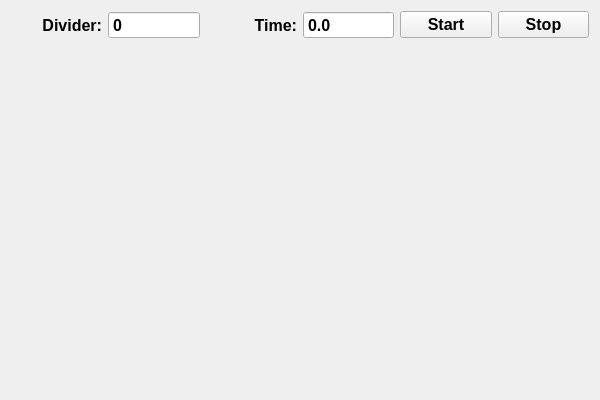
<?xml version="1.0" encoding="UTF-8"?>
<ui version="4.0">
 <class>EEGBlinkerClass</class>
 <widget class="QMainWindow" name="EEGBlinkerClass">
  <property name="geometry">
   <rect>
    <x>0</x>
    <y>0</y>
    <width>600</width>
    <height>400</height>
   </rect>
  </property>
  <property name="windowTitle">
   <string>EEGBlinker</string>
  </property>
  <widget class="QWidget" name="centralWidget">
   <layout class="QVBoxLayout" name="verticalLayout">
    <item>
     <layout class="QGridLayout" name="gridLayout">
      <item row="0" column="3">
       <widget class="QDoubleSpinBox" name="m_SBTime">
        <property name="font">
         <font>
          <pointsize>12</pointsize>
          <weight>75</weight>
          <bold>true</bold>
         </font>
        </property>
        <property name="toolTip">
         <string>&lt;html&gt;&lt;head/&gt;&lt;body&gt;&lt;p&gt;Define here time of blinking&lt;/p&gt;&lt;/body&gt;&lt;/html&gt;</string>
        </property>
        <property name="buttonSymbols">
         <enum>QAbstractSpinBox::NoButtons</enum>
        </property>
        <property name="decimals">
         <number>1</number>
        </property>
       </widget>
      </item>
      <item row="0" column="4">
       <widget class="QPushButton" name="m_BStart">
        <property name="font">
         <font>
          <pointsize>12</pointsize>
          <weight>75</weight>
          <bold>true</bold>
         </font>
        </property>
        <property name="toolTip">
         <string>&lt;html&gt;&lt;head/&gt;&lt;body&gt;&lt;p&gt;Press this Button to start blinking for specified time&lt;/p&gt;&lt;/body&gt;&lt;/html&gt;</string>
        </property>
        <property name="text">
         <string>Start</string>
        </property>
       </widget>
      </item>
      <item row="0" column="5">
       <widget class="QPushButton" name="m_BStop">
        <property name="font">
         <font>
          <pointsize>12</pointsize>
          <weight>75</weight>
          <bold>true</bold>
         </font>
        </property>
        <property name="toolTip">
         <string>&lt;html&gt;&lt;head/&gt;&lt;body&gt;&lt;p&gt;Press this button to stop blinking&lt;/p&gt;&lt;/body&gt;&lt;/html&gt;</string>
        </property>
        <property name="text">
         <string>Stop</string>
        </property>
       </widget>
      </item>
      <item row="0" column="2">
       <widget class="QLabel" name="m_LTime">
        <property name="font">
         <font>
          <pointsize>12</pointsize>
          <weight>75</weight>
          <bold>true</bold>
         </font>
        </property>
        <property name="text">
         <string>Time:</string>
        </property>
        <property name="alignment">
         <set>Qt::AlignRight|Qt::AlignTrailing|Qt::AlignVCenter</set>
        </property>
       </widget>
      </item>
      <item row="0" column="0">
       <widget class="QLabel" name="m_LFreq">
        <property name="font">
         <font>
          <pointsize>12</pointsize>
          <weight>75</weight>
          <bold>true</bold>
         </font>
        </property>
        <property name="text">
         <string>Divider:</string>
        </property>
        <property name="alignment">
         <set>Qt::AlignRight|Qt::AlignTrailing|Qt::AlignVCenter</set>
        </property>
       </widget>
      </item>
      <item row="0" column="1">
       <widget class="QDoubleSpinBox" name="m_SBFreq">
        <property name="font">
         <font>
          <pointsize>12</pointsize>
          <weight>75</weight>
          <bold>true</bold>
         </font>
        </property>
        <property name="toolTip">
         <string>&lt;html&gt;&lt;head/&gt;&lt;body&gt;&lt;p&gt;Define here frequency of blinking&lt;/p&gt;&lt;/body&gt;&lt;/html&gt;</string>
        </property>
        <property name="buttonSymbols">
         <enum>QAbstractSpinBox::NoButtons</enum>
        </property>
        <property name="decimals">
         <number>0</number>
        </property>
       </widget>
      </item>
     </layout>
    </item>
    <item>
     <widget class="QWidget" name="m_Widget" native="true">
      <property name="sizePolicy">
       <sizepolicy hsizetype="Preferred" vsizetype="MinimumExpanding">
        <horstretch>0</horstretch>
        <verstretch>0</verstretch>
       </sizepolicy>
      </property>
     </widget>
    </item>
   </layout>
  </widget>
 </widget>
 <layoutdefault spacing="6" margin="11"/>
 <tabstops>
  <tabstop>m_SBFreq</tabstop>
  <tabstop>m_SBTime</tabstop>
  <tabstop>m_BStart</tabstop>
  <tabstop>m_BStop</tabstop>
 </tabstops>
 <resources>
  <include location="EEGBlinker.qrc"/>
 </resources>
 <connections/>
</ui>
